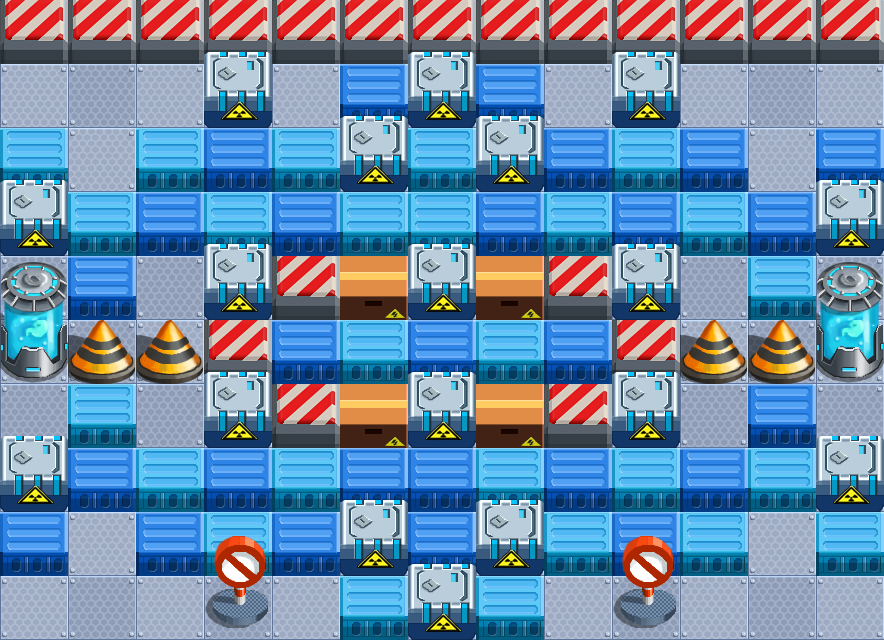

This game map was drawn from its Tiled (.tmx) file and the tilesets committed beside it. A one-line description and the trimmed map source follow:
An orthogonal 13x10 tile map with 68x64 px tiles, 4 tile layers (bg, object, block, fg) and 5 objects (npc4, npc5, birthpoint, proprate).

<map version="1.0" orientation="orthogonal" width="13" height="10" tilewidth="68" tileheight="64">
 <tileset firstgid="1" name="gongchang" tilewidth="68" tileheight="64">
  <image source="gongchang.png" width="340" height="448" />
  <tile id="3">
   <properties>
    <property name="block" value="1" />
   </properties>
  </tile>
  <tile id="4">
   <properties>
    <property name="block" value="1" />
    <property name="shadow" value="1" />
   </properties>
  </tile>
  <tile id="5">
   <properties>
    <property name="block" value="1" />
   </properties>
  </tile>
  <tile id="6">
   <properties>
    <property name="block" value="1" />
    <property name="shadow" value="1" />
   </properties>
  </tile>
  <tile id="7">
   <properties>
    <property name="block" value="1" />
   </properties>
  </tile>
  <tile id="9">
   <properties>
    <property name="anim" value="2" />
    <property name="dir" value="up" />
   </properties>
  </tile>
  <tile id="10">
   <properties>
    <property name="block" value="1" />
    <property name="shadow" value="1" />
   </properties>
  </tile>
  <tile id="11">
   <properties>
    <property name="block" value="1" />
    <property name="shadow" value="1" />
   </properties>
  </tile>
  <tile id="15">
   <properties>
    <property name="block" value="1" />
    <property name="shadow" value="1" />
   </properties>
  </tile>
  <tile id="16">
   <properties>
    <property name="block" value="1" />
   </properties>
  </tile>
  <tile id="17">
   <properties>
    <property name="block" value="1" />
    <property name="move" value="1" />
    <property name="shadow" value="1" />
   </properties>
  </tile>
  <tile id="25">
   <properties>
    <property name="block" value="1" />
    <property name="shadow" value="1" />
   </properties>
  </tile>
  <tile id="26">
   <properties>
    <property name="block" value="1" />
   </properties>
  </tile>
  <tile id="30">
   <properties>
    <property name="anim" value="5" />
    <property name="dir" value="up" />
   </properties>
  </tile>
 </tileset>
 <layer name="bg" width="13" height="10">
  <data>[130 cells, 130 non-empty, 2 distinct tile ids]</data>
 </layer>
 <layer name="object" width="13" height="10">
  <data>[130 cells, 61 non-empty, 4 distinct tile ids]</data>
 </layer>
 <layer name="block" width="13" height="10">
  <data>[130 cells, 41 non-empty, 4 distinct tile ids]</data>
 </layer>
 <layer name="fg" width="13" height="10">
  <data>[130 cells, 26 non-empty, 4 distinct tile ids]</data>
 </layer>
 <objectgroup name="property" width="13" height="10">
  <object name="npc4" x="782" y="603">
   <properties>
    <property name="playertype" value="npc4" />
   </properties>
  </object>
  <object x="1111" y="367" width="1" />
  <object name="npc5" x="786" y="100">
   <properties>
    <property name="playertype" value="npc5" />
   </properties>
  </object>
  <object name="birthpoint" x="101" y="98">
   <properties>
    <property name="playertype" value="player" />
   </properties>
  </object>
  <object name="proprate" x="502" y="352">
   <properties>
    <property name="rate" value="0.56" />
   </properties>
   <ellipse />
  </object>
 </objectgroup>
</map>
